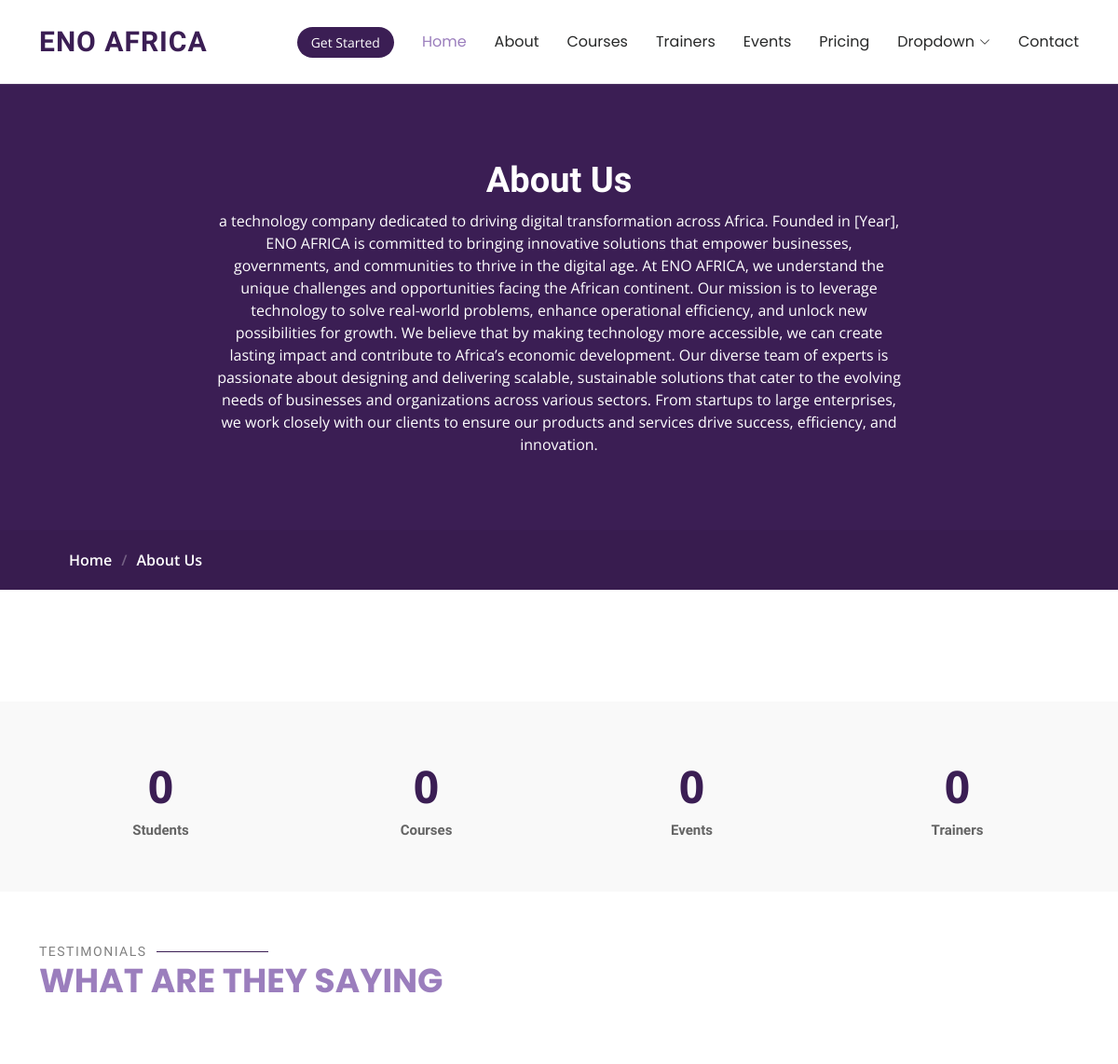
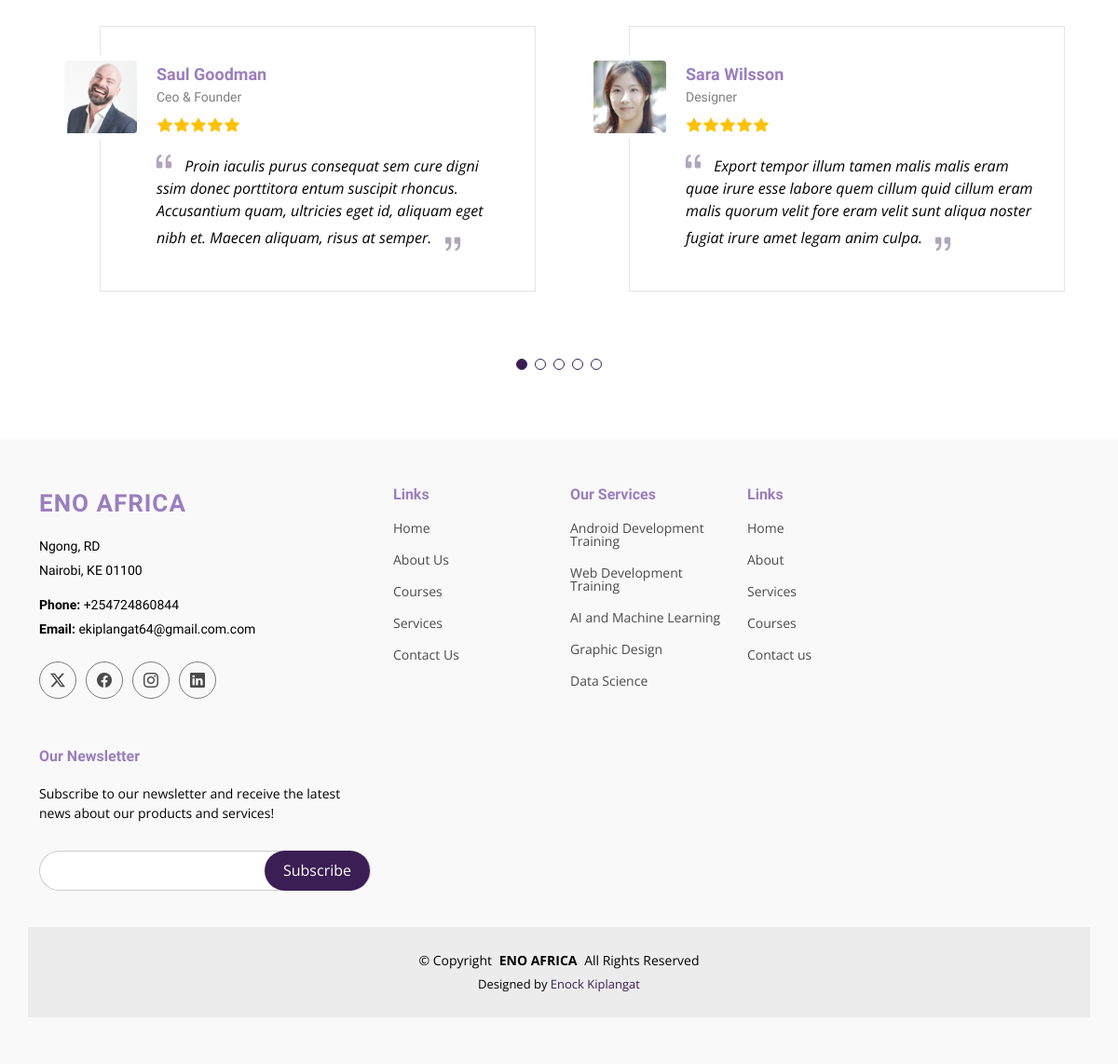
Page /about/ on the earlier database version (2 pictures, top to bottom).
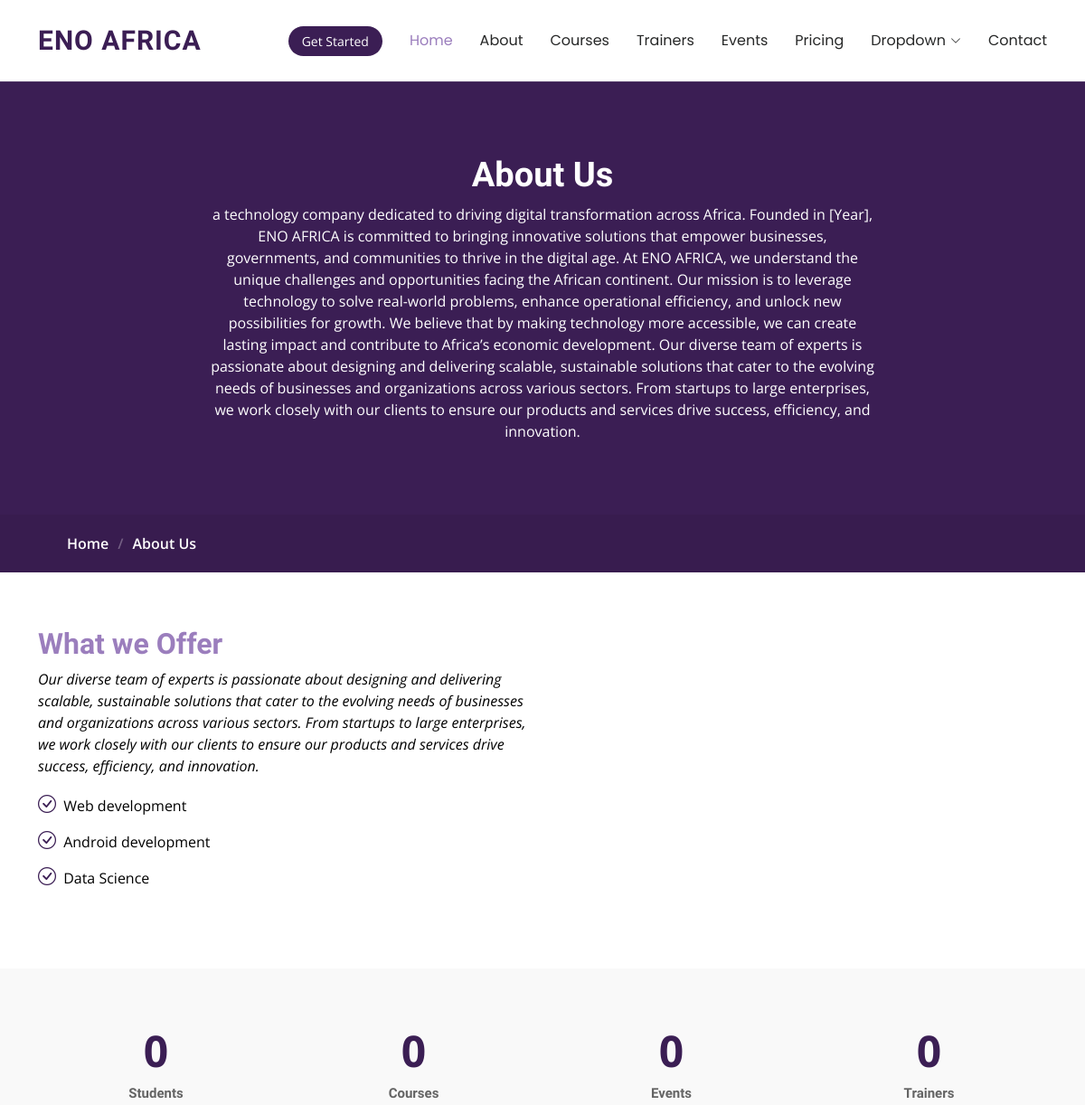
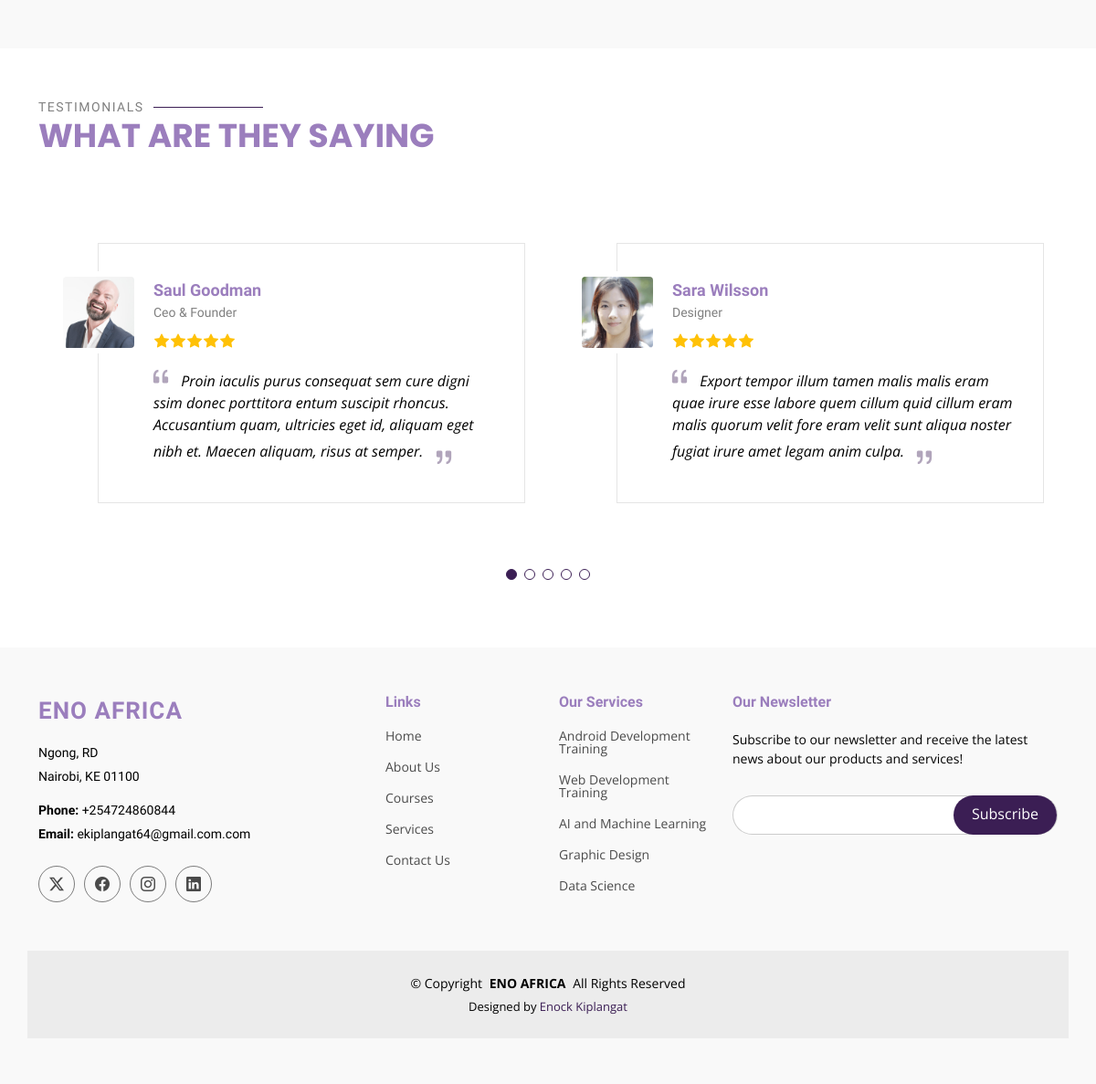
Same page on the later database version (2 pictures, top to bottom).
### course/models.py (models this page shows, shortened)
class FooterLink(models.Model):
    heading=models.TextField()
    link1=models.TextField()
    link2=models.TextField()
    link3=models.TextField()
    link4=models.TextField()
    link5=models.TextField()

class About(models.Model):
    image=models.ImageField(upload_to='images/')
    heading=models.TextField()
    description=models.TextField()
    list1=models.TextField()
    list2=models.TextField()
    list3=models.TextField()

### course/views.py (the view)
# urls.py: path('about/', views.about, name='about'),
def about(request):
    about = About.objects.all()
    footerlink = FooterLink.objects.all()
    return render(request, 'about.html', {'about': about, 'footerlink': footerlink})

### course/templates/about.html (shortened to what this page needs)
{% extends 'base.html' %}
{% load static %}
{% block body %}
  <main class="main">
    <div class="page-title" data-aos="fade">
      <div class="heading">
        <div class="container">
          <div class="row d-flex justify-content-center text-center">
            <div class="col-lg-8">
              <h1>About Us<br></h1>
              <p class="mb-0">a technology company dedicated to driving digital transformation across Africa. Founded in [Year], ENO AFRICA is committed to bringing innovative solutions that empower businesses, governments, and communities to thrive in the digital age.
At ENO AFRICA, we understand the unique challenges and opportunities facing the African continent. Our mission is to leverage technology to solve real-world problems, enhance operational efficiency, and unlock new possibilities for growth. We believe that by making technology more accessible, we can create lasting impact and contribute to Africa’s economic development.
Our diverse team of experts is passionate about designing and delivering scalable, sustainable solutions that cater to the evolving needs of businesses and organizations across various sectors. From startups to large enterprises, we work closely with our clients to ensure our products and services drive success, efficiency, and innovation.</p>
            </div>
          </div>
        </div>
      </div>
      <nav class="breadcrumbs">
        <div class="container">
          <ol>
            <li><a href="index.html">Home</a></li>
            <li class="current">About Us<br></li>
          </ol>
        </div>
      </nav>
    </div>
    <section id="about-us" class="section about-us">
      <div class="container">
        <div class="row gy-4">
          {% for about in about %}
          	<div class="col-lg-6 order-1 order-lg-2" data-aos="fade-up" data-aos-delay="100">
          </div>
          <div class="col-lg-6 order-2 order-lg-1 content" data-aos="fade-up" data-aos-delay="200">
            <h3>{{ about.heading}}</h3>
            <p class="fst-italic">
                {{ about.description}}
            </p>
            <ul>
              <li><i class="bi bi-check-circle"></i> <span>{{ about.list1}}</span></li>
              <li><i class="bi bi-check-circle"></i> <span>{{ about.list2}}</span></li>
              <li><i class="bi bi-check-circle"></i> <span>{{ about.list3}}</span></li>
            </ul>
          </div>
          {% endfor %}
        </div>
      </div>
    </section>
    <section id="counts" class="section counts light-background">
      <div class="container" data-aos="fade-up" data-aos-delay="100">
        <div class="row gy-4">
          <div class="col-lg-3 col-md-6">
            <div class="stats-item text-center w-100 h-100">
              <span data-purecounter-start="0" data-purecounter-end="1232" data-purecounter-duration="1" class="purecounter"></span>
              <p>Students</p>
            </div>
          </div>
          <div class="col-lg-3 col-md-6">
            <div class="stats-item text-center w-100 h-100">
              <span data-purecounter-start="0" data-purecounter-end="64" data-purecounter-duration="1" class="purecounter"></span>
              <p>Courses</p>
            </div>
          </div>
          <div class="col-lg-3 col-md-6">
            <div class="stats-item text-center w-100 h-100">
              <span data-purecounter-start="0" data-purecounter-end="42" data-purecounter-duration="1" class="purecounter"></span>
              <p>Events</p>
            </div>
          </div>
          <div class="col-lg-3 col-md-6">
            <div class="stats-item text-center w-100 h-100">
              <span data-purecounter-start="0" data-purecounter-end="24" data-purecounter-duration="1" class="purecounter"></span>
              <p>Trainers</p>
            </div>
          </div>
        </div>
      </div>
    </section>
    <section id="testimonials" class="testimonials section">
      <div class="container section-title" data-aos="fade-up">
        <h2>Testimonials</h2>
        <p>What are they saying</p>
      </div>
      <div class="container" data-aos="fade-up" data-aos-delay="100">
        <div class="swiper init-swiper">
          <div class="swiper-wrapper">
            <div class="swiper-slide">
              <div class="testimonial-wrap">
                <div class="testimonial-item">
                  <img src="{% static 'assets/img/testimonials/testimonials-1.jpg' %}" class="testimonial-img" alt="">
                  <h3>Saul Goodman</h3>
                  <h4>Ceo &amp; Founder</h4>
                  <div class="stars">
                    <i class="bi bi-star-fill"></i><i class="bi bi-star-fill"></i><i class="bi bi-star-fill"></i><i class="bi bi-star-fill"></i><i class="bi bi-star-fill"></i>
                  </div>
                  <p>
                    <i class="bi bi-quote quote-icon-left"></i>
                    <span>Proin iaculis purus consequat sem cure digni ssim donec porttitora entum suscipit rhoncus. Accusantium quam, ultricies eget id, aliquam eget nibh et. Maecen aliquam, risus at semper.</span>
                    <i class="bi bi-quote quote-icon-right"></i>
                  </p>
                </div>
              </div>
            </div>
            <div class="swiper-slide">
              <div class="testimonial-wrap">
                <div class="testimonial-item">
                  <img src="{% static 'assets/img/testimonials/testimonials-2.jpg' %}" class="testimonial-img" alt="">
                  <h3>Sara Wilsson</h3>
                  <h4>Designer</h4>
                  <div class="stars">
                    <i class="bi bi-star-fill"></i><i class="bi bi-star-fill"></i><i class="bi bi-star-fill"></i><i class="bi bi-star-fill"></i><i class="bi bi-star-fill"></i>
                  </div>
                  <p>
                    <i class="bi bi-quote quote-icon-left"></i>
                    <span>Export tempor illum tamen malis malis eram quae irure esse labore quem cillum quid cillum eram malis quorum velit fore eram velit sunt aliqua noster fugiat irure amet legam anim culpa.</span>
                    <i class="bi bi-quote quote-icon-right"></i>
                  </p>
                </div>
              </div>
            </div>
          </div>
          <div class="swiper-pagination"></div>
        </div>
      </div>
    </section>
  </main>
{% endblock %}

### course/templates/base.html (shortened to what this page needs)
{% load static %}
<!doctype html>
<html lang="en">
<head>
  <link href="{% static 'assets/vendor/bootstrap/css/bootstrap.min.css' %}" rel="stylesheet">
  <link href="{% static 'assets/vendor/bootstrap-icons/bootstrap-icons.css' %}" rel="stylesheet">
  <link href="{% static 'assets/vendor/aos/aos.css' %}" rel="stylesheet">
  <link href="{% static 'assets/vendor/glightbox/css/glightbox.min.css' %}" rel="stylesheet">
  <link href="{% static 'assets/vendor/swiper/swiper-bundle.min.css' %}" rel="stylesheet">
  <link href="{% static 'assets/css/main.css' %}" rel="stylesheet">
</head>
<body class="index-page">
<header id="header" class="header d-flex align-items-center sticky-top">
    <div class="container-fluid container-xl position-relative d-flex align-items-center">
      <a href="/index/" class="logo d-flex align-items-center me-auto">
        <h1 class="sitename">ENO AFRICA</h1>
      </a>
      <nav id="navmenu" class="navmenu">
        <ul>
          <li><a href="/index/" class="active">Home<br></a></li>
          <li><a href="/about/">About</a></li>
          <li><a href="/courses/">Courses</a></li>
          <li><a href="/trainers/">Trainers</a></li>
          <li><a href="/events/">Events</a></li>
          <li><a href="/pricing/">Pricing</a></li>
          <li class="dropdown"><a href="#"><span>Dropdown</span> <i class="bi bi-chevron-down toggle-dropdown"></i></a>
          </li>
          <li><a href="/contact/">Contact</a></li>
        </ul>
      </nav>
      <a class="btn-getstarted" href="/courses/">Get Started</a>
    </div>
  </header>
{% block body %}
{% endblock %}
<footer id="footer" class="footer position-relative light-background">
    <div class="container footer-top">
      <div class="row gy-4">
        <div class="col-lg-4 col-md-6 footer-about">
          <a href="/index/" class="logo d-flex align-items-center">
            <span class="sitename">ENO AFRICA</span>
          </a>
          <div class="footer-contact pt-3">
            <p>Ngong, RD</p>
            <p>Nairobi, KE 01100</p>
            <p class="mt-3"><strong>Phone:</strong> <span>+254724860844</span></p>
            <p><strong>Email:</strong> <span>ekiplangat64@gmail.com.com</span></p>
          </div>
          <div class="social-links d-flex mt-4">
            <a href=""><i class="bi bi-twitter-x"></i></a>
            <a href=""><i class="bi bi-facebook"></i></a>
            <a href=""><i class="bi bi-instagram"></i></a>
            <a href=""><i class="bi bi-linkedin"></i></a>
          </div>
        </div>
          {% for footerlink in footerlink %}
               <div class="col-lg-2 col-md-3 footer-links">
          <h4>{{ footerlink.heading}}</h4>
          <ul>
            <li><a href="#">{{ footerlink.link1 }}</a></li>
            <li><a href="#">{{ footerlink.link2}}</a></li>
            <li><a href="#">{{ footerlink.link3}}</a></li>
            <li><a href="#">{{ footerlink.link4}}</a></li>
            <li><a href="#">{{ footerlink.link5}}</a></li>
          </ul>
        </div>
          {% endfor %}
        <div class="col-lg-4 col-md-12 footer-newsletter">
          <h4>Our Newsletter</h4>
          <p>Subscribe to our newsletter and receive the latest news about our products and services!</p>
          <form action="{% static 'forms/newsletter.php' %}" method="post" class="php-email-form">
            <div class="newsletter-form"><input type="email" name="email"><input type="submit" value="Subscribe"></div>
          </form>
        </div>
      </div>
    </div>
    <div class="container copyright text-center mt-4">
      <p>&copy; <span>Copyright</span> <strong class="px-1 sitename">ENO AFRICA</strong> <span>All Rights Reserved</span></p>
      <div class="credits">
        Designed by <a href="https://bootstrapmade.com/">Enock Kiplangat</a>
      </div>
    </div>
  </footer>
</body>
</html>

Differences in the rows shown:
removed FooterLink: heading "Links", link1 "Home", link2 "About", link3 "Services", link4 "Courses", link5 "Contact us"
added About: heading "What we Offer", description "Our diverse team of experts is passionate about designing and delivering scalable, sustainable solutions that cater to the evolving needs of businesses and organizations across various sectors. From startups to large enterprises, we work closely with our clients to ensure our products and services drive success, efficiency, and innovation.", list1 "Web development", list2 "Android development", list3 "Data Science"
